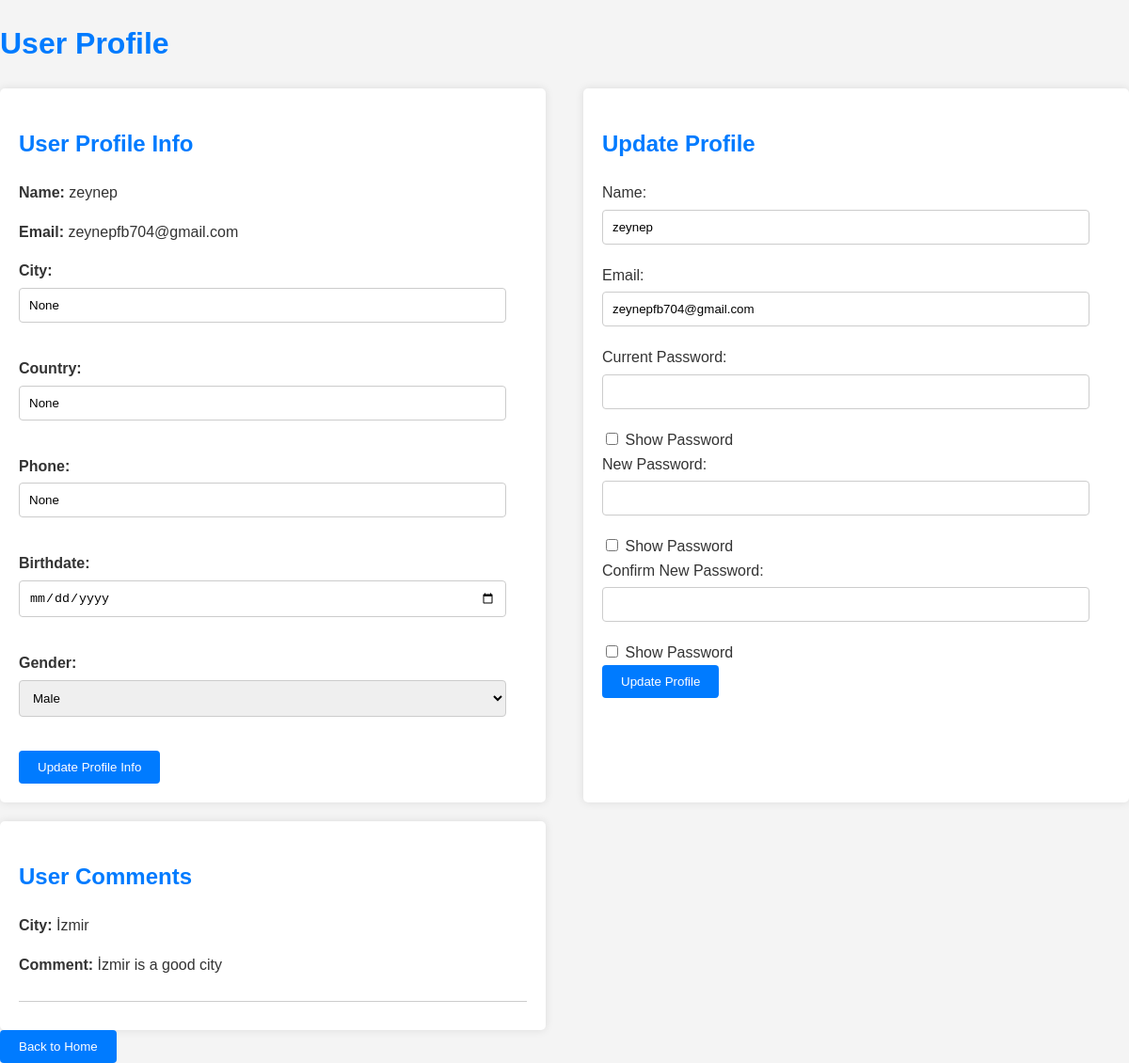
The app's page /profile (signed in), older data.
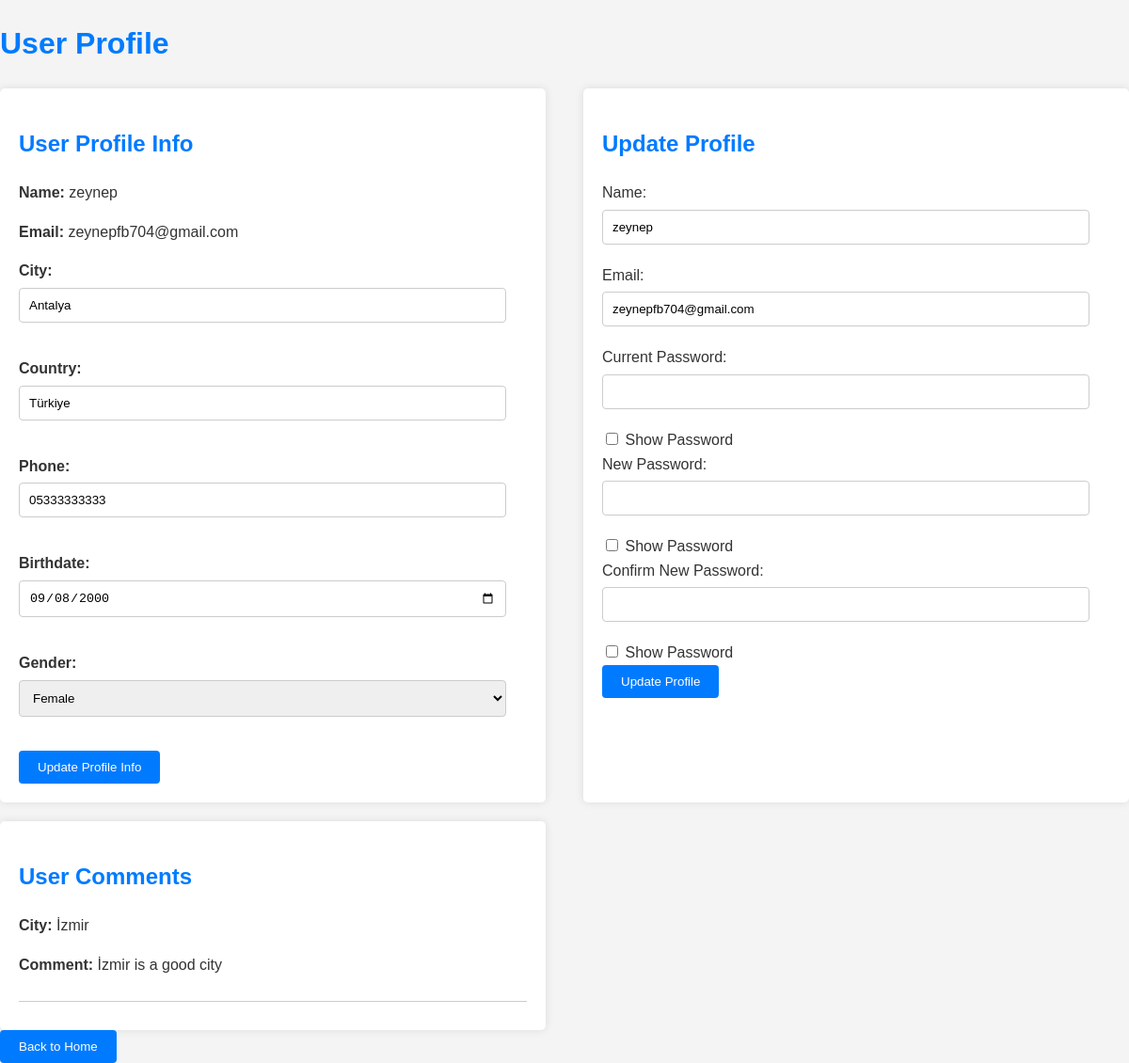
The same page, newer data.
### app.py (models this page shows, shortened)
class User(UserMixin, db.Model):
    id = db.Column(db.Integer, primary_key=True)
    email = db.Column(db.String(100), unique=True)
    password = db.Column(db.String(100))
    name = db.Column(db.String(1000))
    is_admin = db.Column(db.Boolean, default=False)
    address = db.Column(db.String(1000))
    phone_number = db.Column(db.String(20))
    city = db.Column(db.String(100))
    country = db.Column(db.String(100))
    phone = db.Column(db.String(20))
    birthdate = db.Column(db.Date)
    gender = db.Column(db.String(10))
    comments = db.relationship('Comment', backref='user', lazy=True)

class Comment(db.Model):
    id = db.Column(db.Integer, primary_key=True)
    user_id = db.Column(db.Integer, db.ForeignKey('user.id'), nullable=False)
    city_id = db.Column(db.Integer, db.ForeignKey('city.id'), nullable=False)
    text = db.Column(db.Text, nullable=False)
    photo_url = db.Column(db.String(255))
    timestamp = db.Column(db.DateTime, default=datetime.utcnow)
    rating = db.Column(db.Integer, nullable=False)

class City(db.Model):
    id = db.Column(db.Integer, primary_key=True)
    city_name = db.Column(db.String(100))
    city_description = db.Column(db.Text)
    cultural_places = db.Column(db.Text)
    tourist_attractions = db.Column(db.Text)
    restaurants = db.Column(db.Text)
    bars = db.Column(db.Text)
    image_url = db.Column(db.String(255))
    latitude = db.Column(db.Float)
    longitude = db.Column(db.Float)
    places_of_interest = db.Column(db.Text)
    accommodation = db.Column(db.Text)  # Konaklayacak yerler için ek alan
    trivago_link = db.Column(db.String(255))  # Trivago linki için ek alan
    transportation = db.Column(db.Text)  # Ulaşım bilgileri için ek alan
    comments = db.relationship('Comment', backref='city', lazy=True)

### app.py (the view, shortened to what this page needs)
@app.route('/profile', methods=['GET', 'POST'])
@login_required
def profile():
    return render_template('profile.html')

### app.py (called while the page is built)
@login_manager.user_loader
def load_user(user_id):
    return User.query.get(int(user_id))

### templates/profile.html (shortened to what this page needs)
<!DOCTYPE html>
<html lang="en">
<head>
    <link href="{{ url_for('static', filename='css/profile.css') }}" rel="stylesheet">
</head>
<body>
    <h1>User Profile</h1>
    <div class="container">
        <div class="profile-info">
            <h2>User Profile Info</h2>
            <form id="profileForm" action="{{ url_for('profile') }}" method="POST">
                <p><strong>Name:</strong> {{ current_user.name }}</p>
                <p><strong>Email:</strong> {{ current_user.email }}</p>
                <p><strong>City:</strong> <input type="text" id="city" name="city" value="{{ current_user.city }}"></p>
                <p><strong>Country:</strong> <input type="text" id="country" name="country" value="{{ current_user.country }}"></p>
                <p><strong>Phone:</strong> <input type="text" id="phone" name="phone" value="{{ current_user.phone }}"></p>
                <p><strong>Birthdate:</strong> <input type="date" id="birthdate" name="birthdate" value="{{ current_user.birthdate }}"></p>
                <p><strong>Gender:</strong>
                    <select id="gender" name="gender">
                        <option value="Male" {% if current_user.gender == 'Male' %}selected{% endif %}>Male</option>
                        <option value="Female" {% if current_user.gender == 'Female' %}selected{% endif %}>Female</option>
                    </select>
                </p>
                <button type="submit">Update Profile Info</button>
            </form>
        </div>
        <div class="update-profile">
            <h2>Update Profile</h2>
            <form id="updateForm" action="{{ url_for('update_profile') }}" method="POST">
                <label for="name">Name:</label>
                <input type="text" id="name" name="name" value="{{ current_user.name }}"><br>
                <label for="email">Email:</label>
                <input type="email" id="email" name="email" value="{{ current_user.email }}"><br>
                <label for="current_password">Current Password:</label>
                <input type="password" id="current_password" name="current_password">
                <input type="checkbox" id="show_current_password" onclick="togglePassword('current_password')"> Show Password<br>
                <label for="new_password">New Password:</label>
                <input type="password" id="new_password" name="new_password">
                <input type="checkbox" id="show_new_password" onclick="togglePassword('new_password')"> Show Password<br>
                <label for="confirm_password">Confirm New Password:</label>
                <input type="password" id="confirm_password" name="confirm_password">
                <input type="checkbox" id="show_confirm_password" onclick="togglePassword('confirm_password')"> Show Password<br>
                <input type="submit" value="Update Profile">
            </form>
        </div>
        <div class="user-comments">
            <h2>User Comments</h2>
            {% if current_user.comments %}
                {% for comment in current_user.comments %}
                    <div class="comment">
                        <p><strong>City:</strong> {{ comment.city.city_name }}</p>
                        <p><strong>Comment:</strong> {{ comment.text }}</p>
                    </div>
                {% endfor %}
            {% else %}
                <p>No comments yet.</p>
            {% endif %}
        </div>
    </div>
    <button onclick="window.location.href='{{ url_for('index') }}'">Back to Home</button>
</body>
</html>

### static/css/profile.css (style rules this page uses)
body { font-family: Arial, sans-serif; margin: 0; padding: 0; background-color: #f4f4f4; color: #333; line-height: 1.6; }
h1, h2 { color: #007bff; }
.container { display: flex; flex-wrap: wrap; justify-content: space-between; gap: 20px; margin-top: 20px; }
.profile-info, .update-profile, .user-comments { flex-basis: 45%; background: #fff; padding: 20px; border-radius: 5px; box-shadow: 0 0 10px rgba(0,0,0,0.1); }
form { max-width: 100%; }
input[type="text"], input[type="email"], input[type="password"], input[type="date"], select { width: calc(100% - 22px); padding: 10px; margin: 5px 0 20px 0; border: 1px solid #ccc; border-radius: 4px; box-sizing: border-box; }
input[type="submit"], button { background-color: #007bff; color: #fff; padding: 10px 20px; border: none; border-radius: 4px; cursor: pointer; transition: background-color 0.3s ease; }
.comment { margin-bottom: 10px; padding-bottom: 10px; border-bottom: 1px solid #ccc; }

Row changes from the older to the newer data that the page shows:
changed User "zeynep": city "None" → "Antalya"; country "None" → "Türkiye"; phone "None" → "05333333333"; birthdate (not shown) → "09/08/2000"; gender (not shown) → "Female"
Text that changed along with them:
form field gender: "Male" → (not shown)
